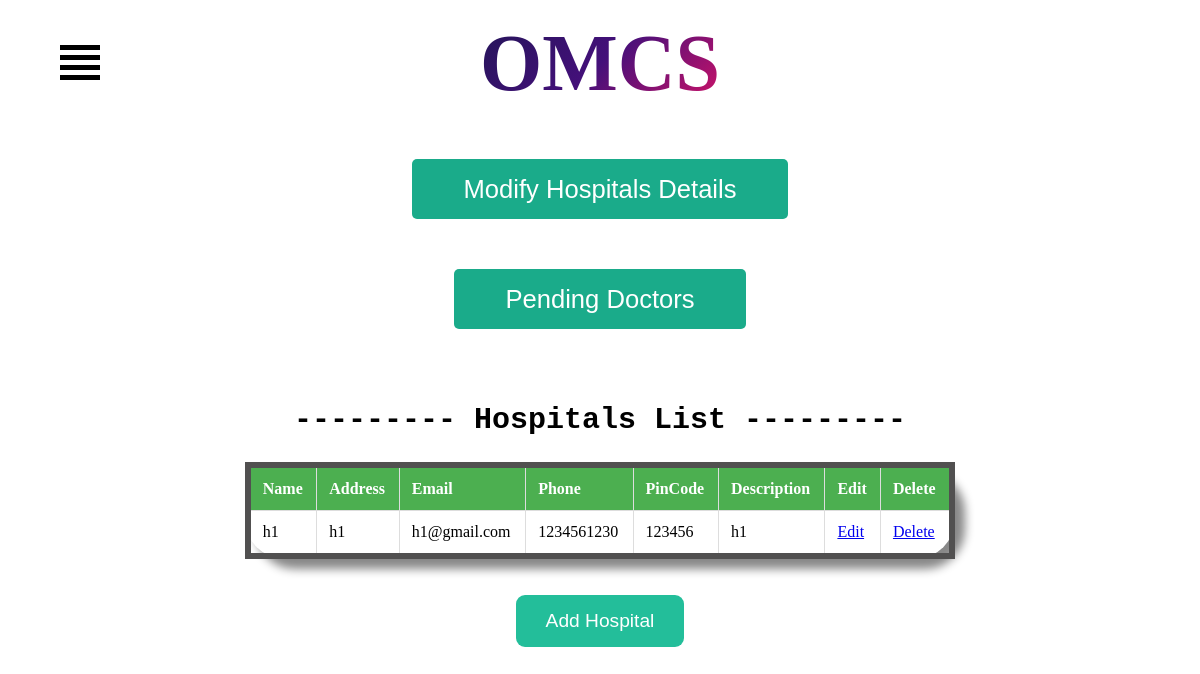
The app's page /hospital_list/, older data.
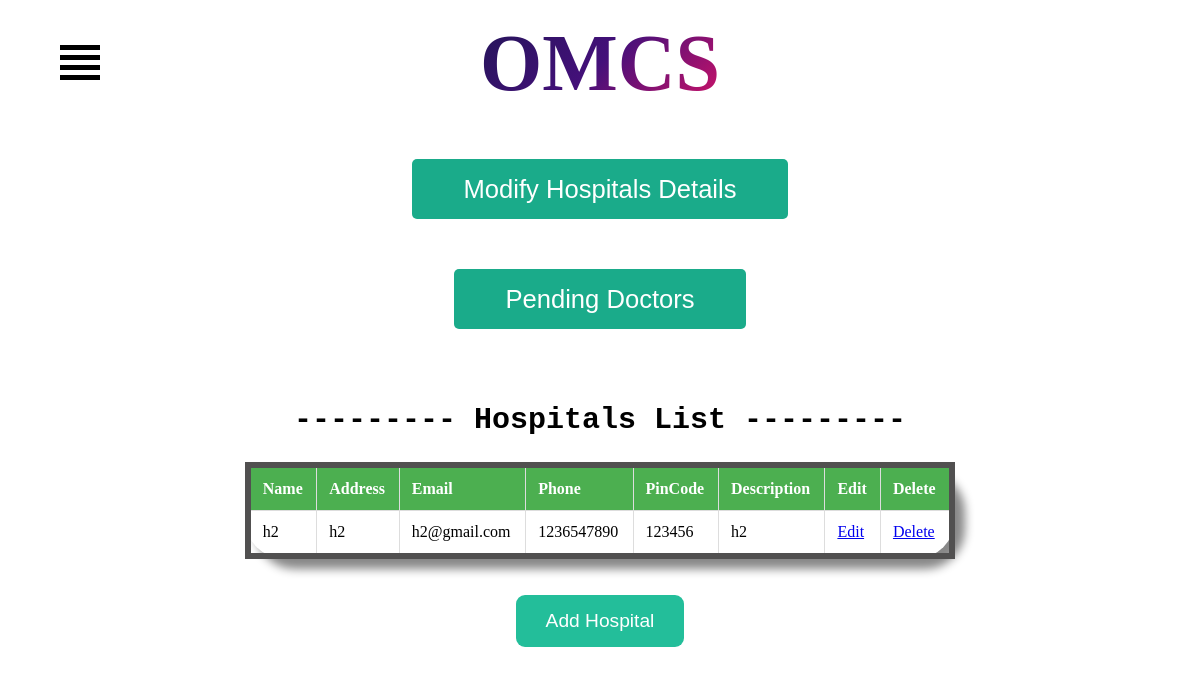
The same page, newer data.
### OMCS/models.py (models this page shows)
class hospital(models.Model):
    id = models.AutoField(primary_key=True)
    name = models.CharField(max_length=100)
    address = models.CharField(max_length=100)
    email = models.EmailField()
    phone_number = models.IntegerField()
    pincode_regex = RegexValidator(regex=r'^[0-9]{6}$', message="Enter a valid Indian pincode.")
    pincode = models.CharField(max_length=6, validators=[pincode_regex])
    description=models.CharField(max_length=100)

### OMCS/views.py (the view)
# urls.py: path('hospital_list/', views.hospital_list, name='hospital_list'),
def hospital_list(request):
    hospitals = hospital.objects.all()
    return render(request, 'hospital_list.html', {'hospitals': hospitals})

### OMCS/templates/hospital_list.html (shortened to what this page needs)
{% extends 'base.html' %}
    {% block content %}
	  {% include './messages.html' %}
	</head>
	<body>
	  <div class="container">
		<div class="center">			<div class="row">
		  <div class="col-md-12 text-center">
		  <h4 class="animate-charcter"> OMCS</h4>
		  </div>
		</div>
	  </div>
		</div>
		<div class="menu-container">
		  <div class="hamburger-icon">
			<label for="openmenu" id="hamburger-label">
			  <span></span>
			  <span></span>
			  <span></span>
			  <span></span>
			</label>
		  </div>
		</div>
	<div style="display: flex; justify-content: center; align-items: center;">
        <a href="/hospital_list/">
          <button class="button1" >Modify Hospitals Details</button>
        </a>
      </div>
	  <div style="display: flex; justify-content: center; align-items: center;">
        <a href="/show_pending_doctors/">
          <button class="button1" >Pending Doctors</button>
        </a>
      </div>
	<br><br><br>
	<h2  style="font-family:Courier;left: 50%;margin-top: 10px; font-size: 30px;text-align: center;">--------- Hospitals List ---------</h2>
        <table>
            <thead>
                <tr>
                    <th>Name</th>
                    <th>Address</th>
                    <th>Email</th>
                    <th>Phone</th>
                    <th>PinCode</th>
                    <th>Description</th>
                    <th>Edit</th>
                    <th>Delete</th>
                </tr>
            </thead>
            <tbody>
                {% for h in hospitals %}
                    <tr>
                        <td>{{ h.name }}</td>
                        <td>{{ h.address }}</td>
                        <td>{{ h.email }}</td>
                        <td>{{ h.phone_number }}</td>
                        <td>{{ h.pincode }}</td>
                        <td>{{ h.description }}</td>
                        <td><a href="{% url 'hospital_edit' %}?id={{ h.id }}">Edit</a></td>
                        <td><a href="{% url 'hospital_remove' %}?id={{ h.id }}">Delete</a></td>
                    </tr>
                {% empty %}
                    <tr>
                    </tr>
                {% endfor %}
            </tbody>
        </table>
            <br><br>
            <form method="post" action="{% url 'hospital_add' %}">
                <button type="submit" class="button2">Add Hospital</button>
            </form>
            <br><br>
    {% endblock %}

Row changes from the older to the newer data that the page shows:
removed hospital: name "h1", address "h1", email "h1@gmail.com", phone_number "1234561230", pincode "123456", description "h1"
added hospital: name "h2", address "h2", email "h2@gmail.com", phone_number "1236547890", pincode "123456", description "h2"
